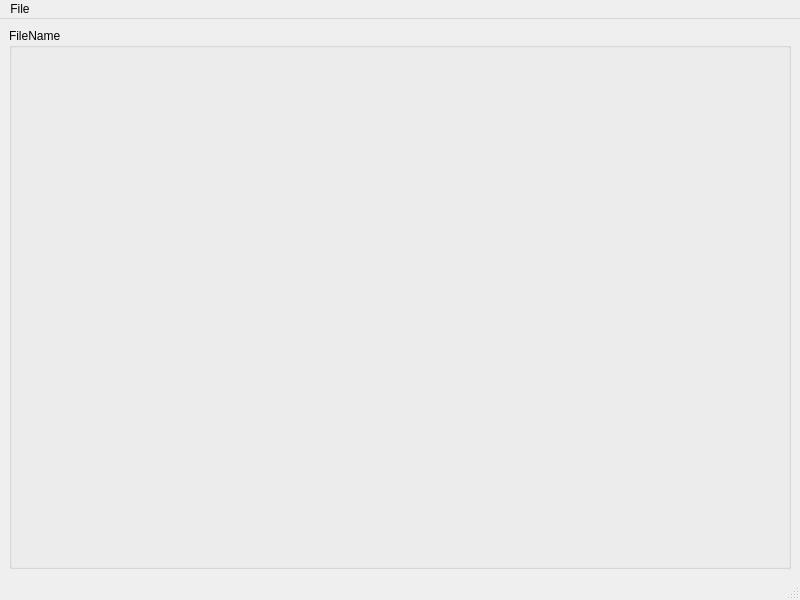
<?xml version="1.0" encoding="UTF-8"?>
<ui version="4.0">
 <class>MainWindow</class>
 <widget class="QMainWindow" name="MainWindow">
  <property name="geometry">
   <rect>
    <x>0</x>
    <y>0</y>
    <width>800</width>
    <height>600</height>
   </rect>
  </property>
  <property name="windowTitle">
   <string>MainWindow</string>
  </property>
  <widget class="QWidget" name="centralwidget">
   <layout class="QVBoxLayout" name="verticalLayout">
    <item>
     <widget class="QGroupBox" name="ImageBox">
      <property name="title">
       <string>FileName</string>
      </property>
     </widget>
    </item>
   </layout>
  </widget>
  <widget class="QMenuBar" name="menubar">
   <property name="geometry">
    <rect>
     <x>0</x>
     <y>0</y>
     <width>800</width>
     <height>21</height>
    </rect>
   </property>
   <widget class="QMenu" name="menuFile">
    <property name="title">
     <string>File</string>
    </property>
    <addaction name="actionOpen_file"/>
    <addaction name="actionOpen_folder"/>
   </widget>
   <addaction name="menuFile"/>
  </widget>
  <widget class="QStatusBar" name="statusbar"/>
  <action name="actionOpen_file">
   <property name="text">
    <string>Open file...</string>
   </property>
  </action>
  <action name="actionOpen_folder">
   <property name="text">
    <string>Open folder...</string>
   </property>
  </action>
 </widget>
 <resources/>
 <connections/>
</ui>
